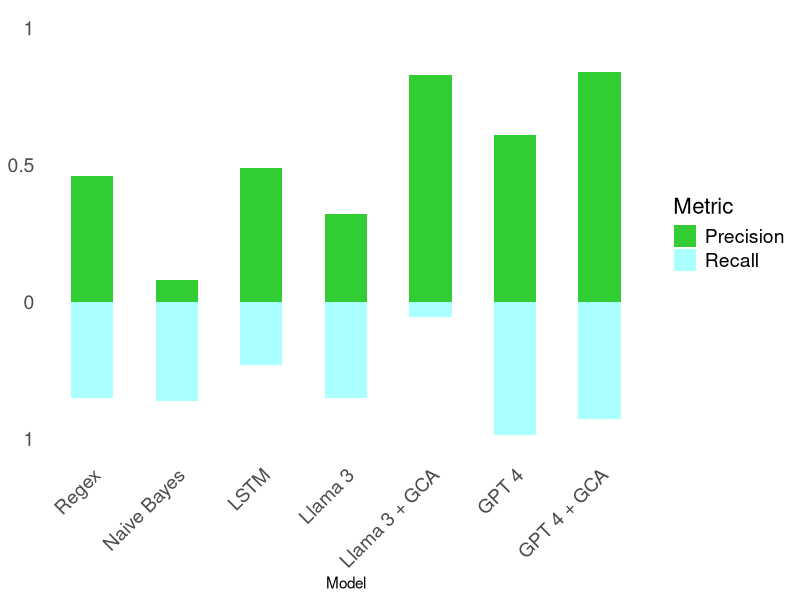

Write the R code that produced this figure.

# This below correspond to the pr_table computed in script 06

data = data.frame(
  model =c("Naive Bayes","Llama 3","LSTM","Regex","Llama 3 + GCA","GPT 4","GPT 4 + GCA"),
  Precision = c(0.08,0.32,0.49,0.46,0.83,0.61,0.84),
  Recall = c(0.72,0.70,0.46,0.70,0.11,0.97,0.85)
)


# Reshape the data to a long format
data_long <- reshape2::melt(data, id.vars = "model", variable.name = "Metric", value.name = "Value")

data_long$model = factor(data_long$model, levels=c("Regex","Naive Bayes","LSTM","Llama 3","Llama 3 + GCA","GPT 4","GPT 4 + GCA"))

library(ggplot2)

# Adjust y-axis labels and breaks
ggplot(data_long, aes(x = model, y = ifelse(Metric == "Precision", Value * 2, -Value), fill = Metric)) +
  geom_bar(stat = "identity", position = "identity", width = 0.5) +
  scale_y_continuous(labels = function(x) ifelse(x < 0, abs(x), x / 2), breaks = seq(-1, 3, by = 1),limits=c(-1,2)) +
  labs(x = "Model", y = "Value") +
  scale_fill_manual(values = c("Precision" = "#32CD32", "Recall" = "#AAFFFF")) +
  theme_minimal() +
  theme(
    axis.title.y = element_blank(),
    axis.ticks.y = element_blank(),
    panel.grid.major = element_blank(),
    panel.grid.minor = element_blank(),
    axis.text.x = element_text(angle = 45, hjust = 1, size = 14),
    axis.text.y = element_text(size = 14),
    legend.text = element_text(size = 14),
    legend.title = element_text(size = 16),
    plot.title = element_text(size = 18),
    plot.subtitle = element_text(size = 16),
    plot.caption = element_text(size = 12)
  )
